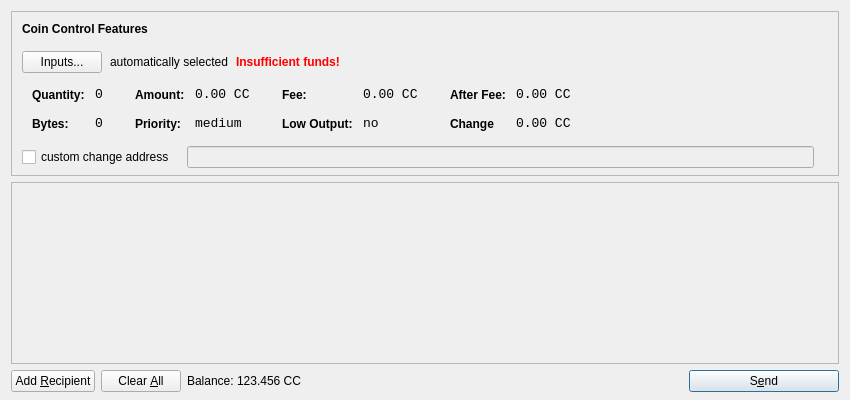
<?xml version="1.0" encoding="UTF-8"?>
<ui version="4.0">
 <class>SendCoinsDialog</class>
 <widget class="QDialog" name="SendCoinsDialog">
  <property name="geometry">
   <rect>
    <x>0</x>
    <y>0</y>
    <width>850</width>
    <height>400</height>
   </rect>
  </property>
  <property name="windowTitle">
   <string>Send Coins</string>
  </property>
  <layout class="QVBoxLayout" name="verticalLayout" stretch="0,1,0">
   <property name="bottomMargin">
    <number>8</number>
   </property>
   <item>
    <widget class="QFrame" name="frameCoinControl">
     <property name="sizePolicy">
      <sizepolicy hsizetype="Expanding" vsizetype="Expanding">
       <horstretch>0</horstretch>
       <verstretch>0</verstretch>
      </sizepolicy>
     </property>
     <property name="maximumSize">
      <size>
       <width>16777215</width>
       <height>16777215</height>
      </size>
     </property>
     <property name="frameShape">
      <enum>QFrame::StyledPanel</enum>
     </property>
     <property name="frameShadow">
      <enum>QFrame::Sunken</enum>
     </property>
     <layout class="QVBoxLayout" name="verticalLayoutCoinControl2">
      <property name="spacing">
       <number>-1</number>
      </property>
      <property name="leftMargin">
       <number>0</number>
      </property>
      <property name="topMargin">
       <number>0</number>
      </property>
      <property name="rightMargin">
       <number>0</number>
      </property>
      <property name="bottomMargin">
       <number>6</number>
      </property>
      <item>
       <layout class="QVBoxLayout" name="verticalLayoutCoinControl" stretch="0,0,0,0,1">
        <property name="spacing">
         <number>0</number>
        </property>
        <property name="leftMargin">
         <number>10</number>
        </property>
        <property name="topMargin">
         <number>10</number>
        </property>
        <item>
         <layout class="QHBoxLayout" name="horizontalLayoutCoinControl1">
          <property name="bottomMargin">
           <number>15</number>
          </property>
          <item>
           <widget class="QLabel" name="labelCoinControlFeatures">
            <property name="sizePolicy">
             <sizepolicy hsizetype="Preferred" vsizetype="Maximum">
              <horstretch>0</horstretch>
              <verstretch>0</verstretch>
             </sizepolicy>
            </property>
            <property name="font">
             <font>
              <weight>75</weight>
              <bold>true</bold>
             </font>
            </property>
            <property name="styleSheet">
             <string notr="true">font-weight:bold;</string>
            </property>
            <property name="text">
             <string>Coin Control Features</string>
            </property>
           </widget>
          </item>
         </layout>
        </item>
        <item>
         <layout class="QHBoxLayout" name="horizontalLayoutCoinControl2" stretch="0,0,0,0">
          <property name="spacing">
           <number>8</number>
          </property>
          <property name="bottomMargin">
           <number>10</number>
          </property>
          <item>
           <widget class="QPushButton" name="pushButtonCoinControl">
            <property name="styleSheet">
             <string notr="true"/>
            </property>
            <property name="text">
             <string>Inputs...</string>
            </property>
           </widget>
          </item>
          <item>
           <widget class="QLabel" name="labelCoinControlAutomaticallySelected">
            <property name="text">
             <string>automatically selected</string>
            </property>
            <property name="margin">
             <number>5</number>
            </property>
           </widget>
          </item>
          <item>
           <widget class="QLabel" name="labelCoinControlInsuffFunds">
            <property name="font">
             <font>
              <weight>75</weight>
              <bold>true</bold>
             </font>
            </property>
            <property name="styleSheet">
             <string notr="true">color:red;font-weight:bold;</string>
            </property>
            <property name="text">
             <string>Insufficient funds!</string>
            </property>
            <property name="margin">
             <number>5</number>
            </property>
           </widget>
          </item>
          <item>
           <spacer name="horizontalSpacerCoinControl">
            <property name="orientation">
             <enum>Qt::Horizontal</enum>
            </property>
            <property name="sizeHint" stdset="0">
             <size>
              <width>40</width>
              <height>1</height>
             </size>
            </property>
           </spacer>
          </item>
         </layout>
        </item>
        <item>
         <widget class="QWidget" name="widgetCoinControl" native="true">
          <property name="sizePolicy">
           <sizepolicy hsizetype="Preferred" vsizetype="Preferred">
            <horstretch>0</horstretch>
            <verstretch>0</verstretch>
           </sizepolicy>
          </property>
          <property name="minimumSize">
           <size>
            <width>0</width>
            <height>0</height>
           </size>
          </property>
          <property name="styleSheet">
           <string notr="true"/>
          </property>
          <layout class="QHBoxLayout" name="horizontalLayoutCoinControl5">
           <property name="margin">
            <number>0</number>
           </property>
           <item>
            <layout class="QHBoxLayout" name="horizontalLayoutCoinControl3" stretch="0,0,0,1">
             <property name="spacing">
              <number>20</number>
             </property>
             <property name="topMargin">
              <number>0</number>
             </property>
             <property name="bottomMargin">
              <number>10</number>
             </property>
             <item>
              <layout class="QFormLayout" name="formLayoutCoinControl1">
               <property name="horizontalSpacing">
                <number>10</number>
               </property>
               <property name="verticalSpacing">
                <number>14</number>
               </property>
               <property name="leftMargin">
                <number>10</number>
               </property>
               <property name="topMargin">
                <number>4</number>
               </property>
               <property name="rightMargin">
                <number>6</number>
               </property>
               <item row="0" column="0">
                <widget class="QLabel" name="labelCoinControlQuantityText">
                 <property name="styleSheet">
                  <string notr="true">font-weight:bold;</string>
                 </property>
                 <property name="text">
                  <string>Quantity:</string>
                 </property>
                 <property name="margin">
                  <number>0</number>
                 </property>
                </widget>
               </item>
               <item row="0" column="1">
                <widget class="QLabel" name="labelCoinControlQuantity">
                 <property name="font">
                  <font>
                   <family>Monospace</family>
                   <pointsize>10</pointsize>
                  </font>
                 </property>
                 <property name="cursor">
                  <cursorShape>IBeamCursor</cursorShape>
                 </property>
                 <property name="contextMenuPolicy">
                  <enum>Qt::ActionsContextMenu</enum>
                 </property>
                 <property name="text">
                  <string>0</string>
                 </property>
                 <property name="margin">
                  <number>0</number>
                 </property>
                 <property name="textInteractionFlags">
                  <set>Qt::LinksAccessibleByMouse|Qt::TextSelectableByKeyboard|Qt::TextSelectableByMouse</set>
                 </property>
                </widget>
               </item>
               <item row="1" column="0">
                <widget class="QLabel" name="labelCoinControlBytesText">
                 <property name="styleSheet">
                  <string notr="true">font-weight:bold;</string>
                 </property>
                 <property name="text">
                  <string>Bytes:</string>
                 </property>
                </widget>
               </item>
               <item row="1" column="1">
                <widget class="QLabel" name="labelCoinControlBytes">
                 <property name="font">
                  <font>
                   <family>Monospace</family>
                   <pointsize>10</pointsize>
                  </font>
                 </property>
                 <property name="cursor">
                  <cursorShape>IBeamCursor</cursorShape>
                 </property>
                 <property name="contextMenuPolicy">
                  <enum>Qt::ActionsContextMenu</enum>
                 </property>
                 <property name="text">
                  <string>0</string>
                 </property>
                 <property name="textInteractionFlags">
                  <set>Qt::LinksAccessibleByMouse|Qt::TextSelectableByKeyboard|Qt::TextSelectableByMouse</set>
                 </property>
                </widget>
               </item>
              </layout>
             </item>
             <item>
              <layout class="QFormLayout" name="formLayoutCoinControl2">
               <property name="horizontalSpacing">
                <number>10</number>
               </property>
               <property name="verticalSpacing">
                <number>14</number>
               </property>
               <property name="leftMargin">
                <number>6</number>
               </property>
               <property name="topMargin">
                <number>4</number>
               </property>
               <property name="rightMargin">
                <number>6</number>
               </property>
               <item row="0" column="0">
                <widget class="QLabel" name="labelCoinControlAmountText">
                 <property name="styleSheet">
                  <string notr="true">font-weight:bold;</string>
                 </property>
                 <property name="text">
                  <string>Amount:</string>
                 </property>
                 <property name="margin">
                  <number>0</number>
                 </property>
                </widget>
               </item>
               <item row="0" column="1">
                <widget class="QLabel" name="labelCoinControlAmount">
                 <property name="font">
                  <font>
                   <family>Monospace</family>
                   <pointsize>10</pointsize>
                  </font>
                 </property>
                 <property name="cursor">
                  <cursorShape>IBeamCursor</cursorShape>
                 </property>
                 <property name="contextMenuPolicy">
                  <enum>Qt::ActionsContextMenu</enum>
                 </property>
                 <property name="text">
                  <string>0.00 CC</string>
                 </property>
                 <property name="textInteractionFlags">
                  <set>Qt::LinksAccessibleByMouse|Qt::TextSelectableByKeyboard|Qt::TextSelectableByMouse</set>
                 </property>
                </widget>
               </item>
               <item row="1" column="0">
                <widget class="QLabel" name="labelCoinControlPriorityText">
                 <property name="styleSheet">
                  <string notr="true">font-weight:bold;</string>
                 </property>
                 <property name="text">
                  <string>Priority:</string>
                 </property>
                </widget>
               </item>
               <item row="1" column="1">
                <widget class="QLabel" name="labelCoinControlPriority">
                 <property name="font">
                  <font>
                   <family>Monospace</family>
                   <pointsize>10</pointsize>
                  </font>
                 </property>
                 <property name="cursor">
                  <cursorShape>IBeamCursor</cursorShape>
                 </property>
                 <property name="contextMenuPolicy">
                  <enum>Qt::ActionsContextMenu</enum>
                 </property>
                 <property name="text">
                  <string>medium</string>
                 </property>
                 <property name="textInteractionFlags">
                  <set>Qt::LinksAccessibleByMouse|Qt::TextSelectableByKeyboard|Qt::TextSelectableByMouse</set>
                 </property>
                </widget>
               </item>
              </layout>
             </item>
             <item>
              <layout class="QFormLayout" name="formLayoutCoinControl3">
               <property name="horizontalSpacing">
                <number>10</number>
               </property>
               <property name="verticalSpacing">
                <number>14</number>
               </property>
               <property name="leftMargin">
                <number>6</number>
               </property>
               <property name="topMargin">
                <number>4</number>
               </property>
               <property name="rightMargin">
                <number>6</number>
               </property>
               <item row="0" column="0">
                <widget class="QLabel" name="labelCoinControlFeeText">
                 <property name="styleSheet">
                  <string notr="true">font-weight:bold;</string>
                 </property>
                 <property name="text">
                  <string>Fee:</string>
                 </property>
                 <property name="margin">
                  <number>0</number>
                 </property>
                </widget>
               </item>
               <item row="0" column="1">
                <widget class="QLabel" name="labelCoinControlFee">
                 <property name="font">
                  <font>
                   <family>Monospace</family>
                   <pointsize>10</pointsize>
                  </font>
                 </property>
                 <property name="cursor">
                  <cursorShape>IBeamCursor</cursorShape>
                 </property>
                 <property name="contextMenuPolicy">
                  <enum>Qt::ActionsContextMenu</enum>
                 </property>
                 <property name="text">
                  <string>0.00 CC</string>
                 </property>
                 <property name="textInteractionFlags">
                  <set>Qt::LinksAccessibleByMouse|Qt::TextSelectableByKeyboard|Qt::TextSelectableByMouse</set>
                 </property>
                </widget>
               </item>
               <item row="1" column="0">
                <widget class="QLabel" name="labelCoinControlLowOutputText">
                 <property name="styleSheet">
                  <string notr="true">font-weight:bold;</string>
                 </property>
                 <property name="text">
                  <string>Low Output:</string>
                 </property>
                </widget>
               </item>
               <item row="1" column="1">
                <widget class="QLabel" name="labelCoinControlLowOutput">
                 <property name="font">
                  <font>
                   <family>Monospace</family>
                   <pointsize>10</pointsize>
                  </font>
                 </property>
                 <property name="cursor">
                  <cursorShape>IBeamCursor</cursorShape>
                 </property>
                 <property name="contextMenuPolicy">
                  <enum>Qt::ActionsContextMenu</enum>
                 </property>
                 <property name="text">
                  <string>no</string>
                 </property>
                 <property name="textInteractionFlags">
                  <set>Qt::LinksAccessibleByMouse|Qt::TextSelectableByKeyboard|Qt::TextSelectableByMouse</set>
                 </property>
                </widget>
               </item>
              </layout>
             </item>
             <item>
              <layout class="QFormLayout" name="formLayoutCoinControl4">
               <property name="horizontalSpacing">
                <number>10</number>
               </property>
               <property name="verticalSpacing">
                <number>14</number>
               </property>
               <property name="leftMargin">
                <number>6</number>
               </property>
               <property name="topMargin">
                <number>4</number>
               </property>
               <property name="rightMargin">
                <number>6</number>
               </property>
               <item row="0" column="0">
                <widget class="QLabel" name="labelCoinControlAfterFeeText">
                 <property name="styleSheet">
                  <string notr="true">font-weight:bold;</string>
                 </property>
                 <property name="text">
                  <string>After Fee:</string>
                 </property>
                 <property name="margin">
                  <number>0</number>
                 </property>
                </widget>
               </item>
               <item row="0" column="1">
                <widget class="QLabel" name="labelCoinControlAfterFee">
                 <property name="font">
                  <font>
                   <family>Monospace</family>
                   <pointsize>10</pointsize>
                  </font>
                 </property>
                 <property name="cursor">
                  <cursorShape>IBeamCursor</cursorShape>
                 </property>
                 <property name="contextMenuPolicy">
                  <enum>Qt::ActionsContextMenu</enum>
                 </property>
                 <property name="text">
                  <string>0.00 CC</string>
                 </property>
                 <property name="textInteractionFlags">
                  <set>Qt::LinksAccessibleByMouse|Qt::TextSelectableByKeyboard|Qt::TextSelectableByMouse</set>
                 </property>
                </widget>
               </item>
               <item row="1" column="0">
                <widget class="QLabel" name="labelCoinControlChangeText">
                 <property name="styleSheet">
                  <string notr="true">font-weight:bold;</string>
                 </property>
                 <property name="text">
                  <string>Change</string>
                 </property>
                </widget>
               </item>
               <item row="1" column="1">
                <widget class="QLabel" name="labelCoinControlChange">
                 <property name="font">
                  <font>
                   <family>Monospace</family>
                   <pointsize>10</pointsize>
                  </font>
                 </property>
                 <property name="cursor">
                  <cursorShape>IBeamCursor</cursorShape>
                 </property>
                 <property name="contextMenuPolicy">
                  <enum>Qt::ActionsContextMenu</enum>
                 </property>
                 <property name="text">
                  <string>0.00 CC</string>
                 </property>
                 <property name="textInteractionFlags">
                  <set>Qt::LinksAccessibleByMouse|Qt::TextSelectableByKeyboard|Qt::TextSelectableByMouse</set>
                 </property>
                </widget>
               </item>
              </layout>
             </item>
            </layout>
           </item>
          </layout>
         </widget>
        </item>
        <item>
         <layout class="QHBoxLayout" name="horizontalLayoutCoinControl4" stretch="0,0,0">
          <property name="spacing">
           <number>12</number>
          </property>
          <property name="sizeConstraint">
           <enum>QLayout::SetDefaultConstraint</enum>
          </property>
          <property name="topMargin">
           <number>5</number>
          </property>
          <property name="rightMargin">
           <number>5</number>
          </property>
          <item>
           <widget class="QCheckBox" name="checkBoxCoinControlChange">
            <property name="text">
             <string>custom change address</string>
            </property>
           </widget>
          </item>
          <item>
           <widget class="QLineEdit" name="lineEditCoinControlChange">
            <property name="enabled">
             <bool>false</bool>
            </property>
            <property name="sizePolicy">
             <sizepolicy hsizetype="Expanding" vsizetype="Fixed">
              <horstretch>0</horstretch>
              <verstretch>0</verstretch>
             </sizepolicy>
            </property>
           </widget>
          </item>
          <item>
           <widget class="QLabel" name="labelCoinControlChangeLabel">
            <property name="sizePolicy">
             <sizepolicy hsizetype="Preferred" vsizetype="Expanding">
              <horstretch>0</horstretch>
              <verstretch>0</verstretch>
             </sizepolicy>
            </property>
            <property name="minimumSize">
             <size>
              <width>0</width>
              <height>0</height>
             </size>
            </property>
            <property name="text">
             <string/>
            </property>
            <property name="margin">
             <number>3</number>
            </property>
           </widget>
          </item>
         </layout>
        </item>
        <item>
         <spacer name="verticalSpacerCoinControl">
          <property name="orientation">
           <enum>Qt::Vertical</enum>
          </property>
          <property name="sizeHint" stdset="0">
           <size>
            <width>800</width>
            <height>1</height>
           </size>
          </property>
         </spacer>
        </item>
       </layout>
      </item>
     </layout>
    </widget>
   </item>
   <item>
    <widget class="QScrollArea" name="scrollArea">
     <property name="widgetResizable">
      <bool>true</bool>
     </property>
     <widget class="QWidget" name="scrollAreaWidgetContents">
      <property name="geometry">
       <rect>
        <x>0</x>
        <y>0</y>
        <width>830</width>
        <height>165</height>
       </rect>
      </property>
      <layout class="QVBoxLayout" name="verticalLayout_2">
       <property name="margin">
        <number>0</number>
       </property>
       <item>
        <layout class="QVBoxLayout" name="entries">
         <property name="spacing">
          <number>6</number>
         </property>
        </layout>
       </item>
       <item>
        <spacer name="verticalSpacer">
         <property name="orientation">
          <enum>Qt::Vertical</enum>
         </property>
         <property name="sizeHint" stdset="0">
          <size>
           <width>20</width>
           <height>40</height>
          </size>
         </property>
        </spacer>
       </item>
      </layout>
     </widget>
    </widget>
   </item>
   <item>
    <layout class="QHBoxLayout" name="horizontalLayout">
     <item>
      <widget class="QPushButton" name="addButton">
       <property name="toolTip">
        <string>Send to multiple recipients at once</string>
       </property>
       <property name="text">
        <string>Add &amp;Recipient</string>
       </property>
       <property name="icon">
        <iconset resource="../bitcoin.qrc">
         <normaloff>:/icons/add</normaloff>:/icons/add</iconset>
       </property>
       <property name="autoDefault">
        <bool>false</bool>
       </property>
      </widget>
     </item>
     <item>
      <widget class="QPushButton" name="clearButton">
       <property name="sizePolicy">
        <sizepolicy hsizetype="Minimum" vsizetype="Fixed">
         <horstretch>0</horstretch>
         <verstretch>0</verstretch>
        </sizepolicy>
       </property>
       <property name="toolTip">
        <string>Remove all transaction fields</string>
       </property>
       <property name="text">
        <string>Clear &amp;All</string>
       </property>
       <property name="icon">
        <iconset resource="../bitcoin.qrc">
         <normaloff>:/icons/remove</normaloff>:/icons/remove</iconset>
       </property>
       <property name="autoRepeatDelay">
        <number>300</number>
       </property>
       <property name="autoDefault">
        <bool>false</bool>
       </property>
      </widget>
     </item>
     <item>
      <layout class="QHBoxLayout" name="horizontalLayout_2">
       <property name="spacing">
        <number>3</number>
       </property>
       <item>
        <widget class="QLabel" name="label">
         <property name="sizePolicy">
          <sizepolicy hsizetype="Preferred" vsizetype="Fixed">
           <horstretch>0</horstretch>
           <verstretch>0</verstretch>
          </sizepolicy>
         </property>
         <property name="text">
          <string>Balance:</string>
         </property>
        </widget>
       </item>
       <item>
        <widget class="QLabel" name="labelBalance">
         <property name="sizePolicy">
          <sizepolicy hsizetype="Preferred" vsizetype="Fixed">
           <horstretch>0</horstretch>
           <verstretch>0</verstretch>
          </sizepolicy>
         </property>
         <property name="cursor">
          <cursorShape>IBeamCursor</cursorShape>
         </property>
         <property name="text">
          <string>123.456 CC</string>
         </property>
         <property name="textInteractionFlags">
          <set>Qt::LinksAccessibleByMouse|Qt::TextSelectableByKeyboard|Qt::TextSelectableByMouse</set>
         </property>
        </widget>
       </item>
      </layout>
     </item>
     <item>
      <spacer name="horizontalSpacer">
       <property name="orientation">
        <enum>Qt::Horizontal</enum>
       </property>
       <property name="sizeHint" stdset="0">
        <size>
         <width>40</width>
         <height>20</height>
        </size>
       </property>
      </spacer>
     </item>
     <item>
      <widget class="QPushButton" name="sendButton">
       <property name="minimumSize">
        <size>
         <width>150</width>
         <height>0</height>
        </size>
       </property>
       <property name="toolTip">
        <string>Confirm the send action</string>
       </property>
       <property name="text">
        <string>S&amp;end</string>
       </property>
       <property name="icon">
        <iconset resource="../bitcoin.qrc">
         <normaloff>:/icons/send</normaloff>:/icons/send</iconset>
       </property>
       <property name="default">
        <bool>true</bool>
       </property>
      </widget>
     </item>
    </layout>
   </item>
  </layout>
 </widget>
 <resources>
  <include location="../bitcoin.qrc"/>
 </resources>
 <connections/>
</ui>
